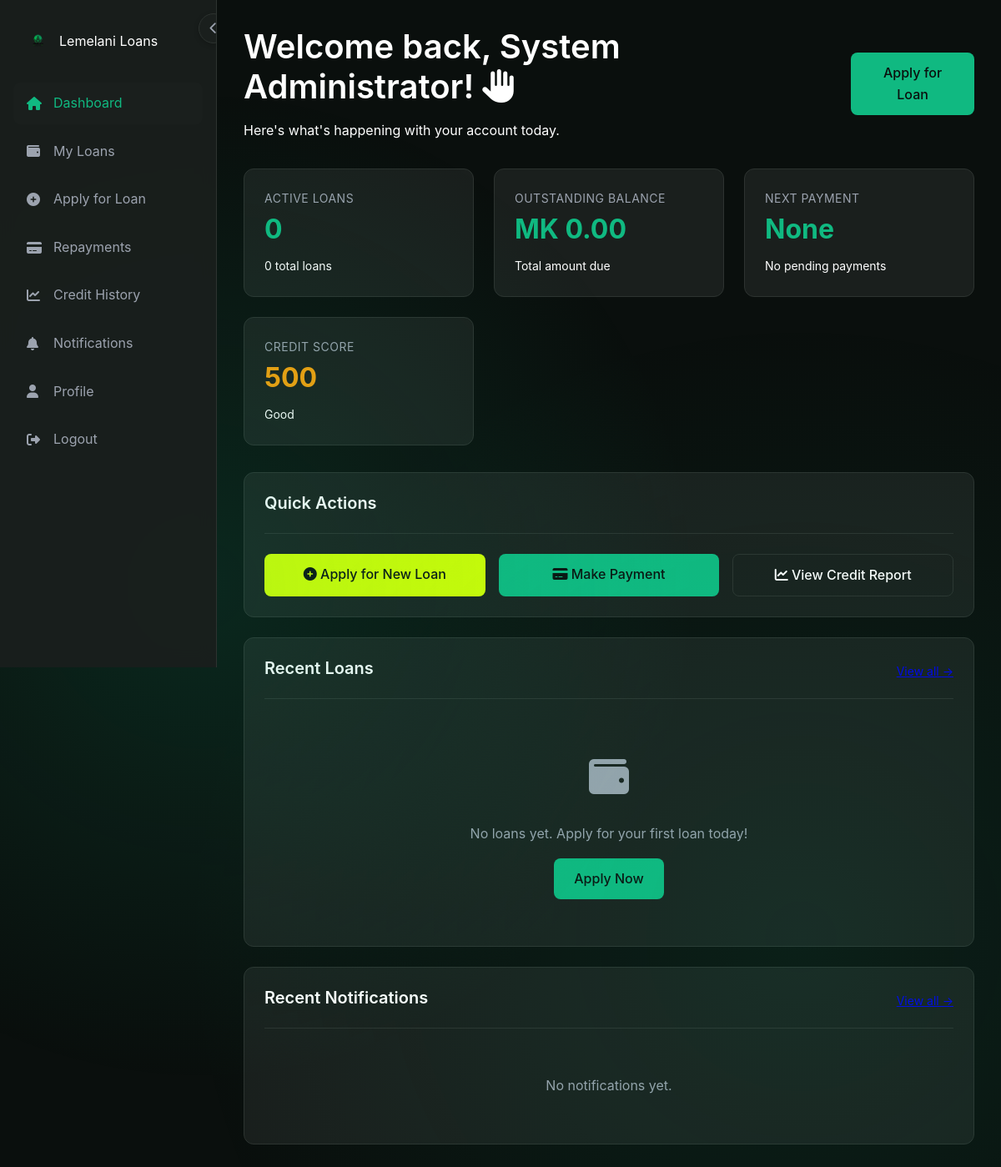
/dashboard.php (signed in), run on an earlier commit of the app's database.
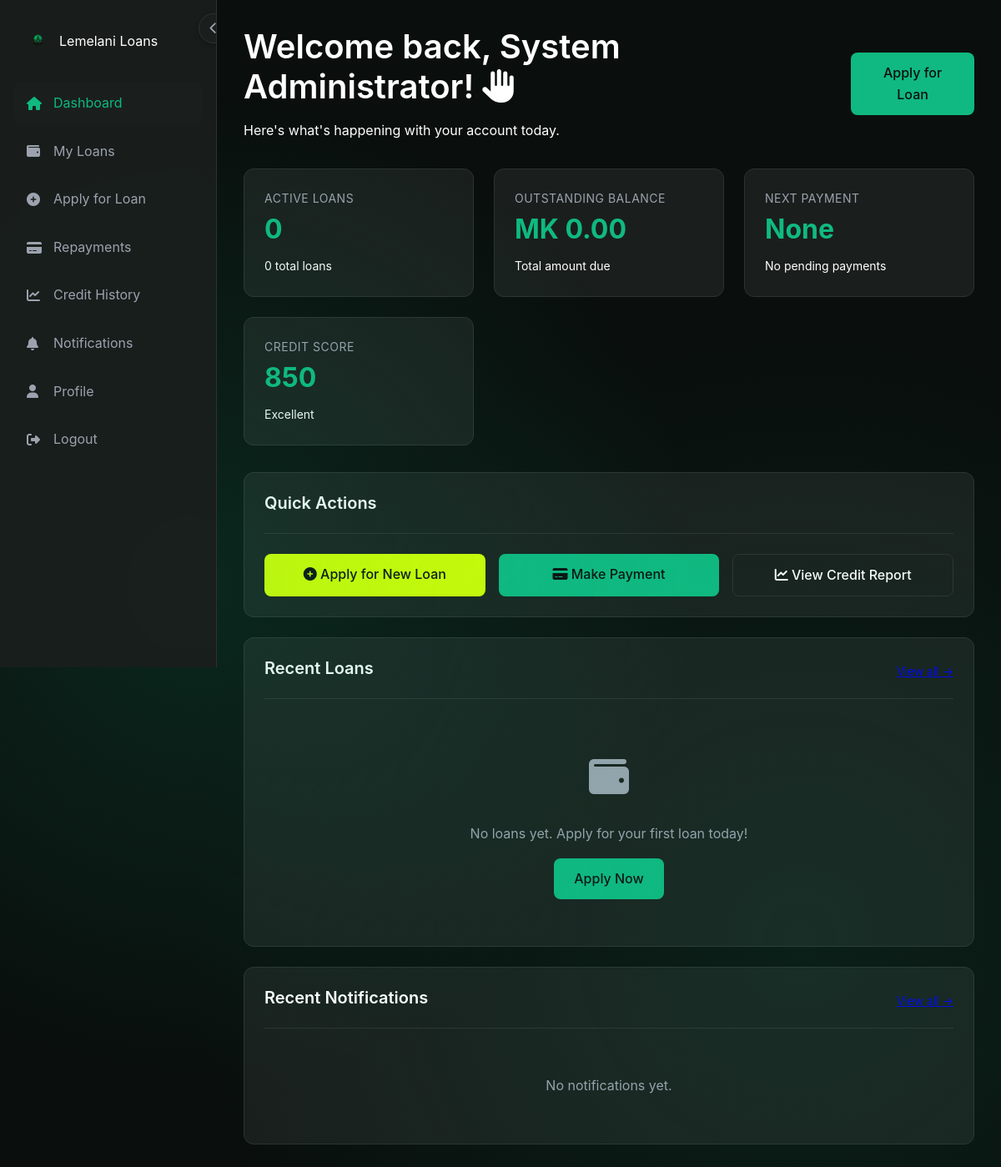
And on a later commit of the database.
### tables this page shows
CREATE TABLE users (
    user_id           INT UNSIGNED AUTO_INCREMENT PRIMARY KEY,
    full_name         VARCHAR(150)        NOT NULL,
    national_id       VARCHAR(30)         NOT NULL UNIQUE,
    phone             VARCHAR(20)         NOT NULL UNIQUE,
    email             VARCHAR(150)       UNIQUE,
    date_of_birth     DATE,
    gender            ENUM('male','female','other'),
    password_hash     VARCHAR(255)        NOT NULL,
    profile_photo     VARCHAR(255),
    is_verified       TINYINT(1)          DEFAULT 0,
    verification_status ENUM('pending','verified','rejected') DEFAULT 'pending',
    account_status    ENUM('active','suspended','blacklisted','closed') DEFAULT 'active',
    role              ENUM('customer','admin','manager')     DEFAULT 'customer',
    credit_score      SMALLINT UNSIGNED   DEFAULT 300,
    last_login        TIMESTAMP NULL,
    created_at        TIMESTAMP           DEFAULT CURRENT_TIMESTAMP,
    updated_at        TIMESTAMP           DEFAULT CURRENT_TIMESTAMP ON UPDATE CURRENT_TIMESTAMP,
    INDEX idx_national_id (national_id),
    INDEX idx_email (email),
    INDEX idx_role (role),
    INDEX idx_account_status (account_status),
    INDEX idx_is_verified (is_verified)
);

### config/config.php (called while the page is built, shortened)
<?php
function get_user_id() {
    return $_SESSION['user_id'] ?? null;
}
?>

### classes/User.php (called while the page is built, shortened)
<?php
class User {
    private $conn;
    private $table_name = "users";
    public function __construct($db) {
        $this->conn = $db;
    }
    public function getUserById($user_id) {
        $query = "SELECT u.*,
                         u.profile_photo AS selfie_path,
                         (
                            SELECT ud.file_path
                            FROM user_documents ud
                            WHERE ud.user_id = u.user_id AND ud.doc_type = 'national_id'
                            ORDER BY ud.uploaded_at DESC
                            LIMIT 1
                         ) AS id_document_path
                  FROM " . $this->table_name . " u
                  WHERE u.user_id = :user_id
                  LIMIT 1";
        $stmt = $this->conn->prepare($query);
        $stmt->bindParam(':user_id', $user_id);
        $stmt->execute();
        if ($stmt->rowCount() > 0) {
            $row = $stmt->fetch(PDO::FETCH_ASSOC);
            return $row;
        }
        return null;
    }
}
?>

### dashboard.php (the view, shortened to what the rows shown need)
<?php
require_once 'config/config.php';
require_once 'classes/User.php';
$database = new Database();
$db = $database->getConnection();
$user = new User($db);
$user_data = $user->getUserById(get_user_id());
?>
<!DOCTYPE html>
<html lang="en">
<head>
    <link rel="stylesheet" href="assets/css/style.css">
    <link rel="stylesheet" href="assets/css/fontawesome-all.min.css" />
</head>
<body>
    <div class="main-wrapper">
        <div class="main-content">
            <div class="flex-between mb-4">
                <div>
                    <h1>Welcome back, <?php echo htmlspecialchars($_SESSION['full_name']); ?>! <i class="fas fa-hand-paper"></i></h1>
                </div>
            </div>
            <div class="stats-grid">
                <div class="stat-card">
                    <div class="stat-label">Credit Score</div>
                    <div class="stat-value" style="color: <?php
                        echo $user_data['credit_score'] >= 700 ? 'var(--success)' :
                             ($user_data['credit_score'] >= 500 ? 'var(--warning)' : 'var(--error)');
                    ?>">
                        <?php echo $user_data['credit_score']; ?>
                    </div>
                    <div class="text-secondary" style="font-size: 0.875rem;">
                        <?php
                        if ($user_data['credit_score'] >= 700) {
                            echo 'Excellent';
                        } elseif ($user_data['credit_score'] >= 500) {
                            echo 'Good';
                        } else {
                            echo 'Fair';
                        }
                        ?>
                    </div>
                </div>
            </div>
        </div>
    </div>
</body>
</html>

What changed in the data, as far as the page shows it:
changed users: credit_score "500" → "850"
Also different on the page:
text no longer shown: "Good"
text now shown: "Excellent"
